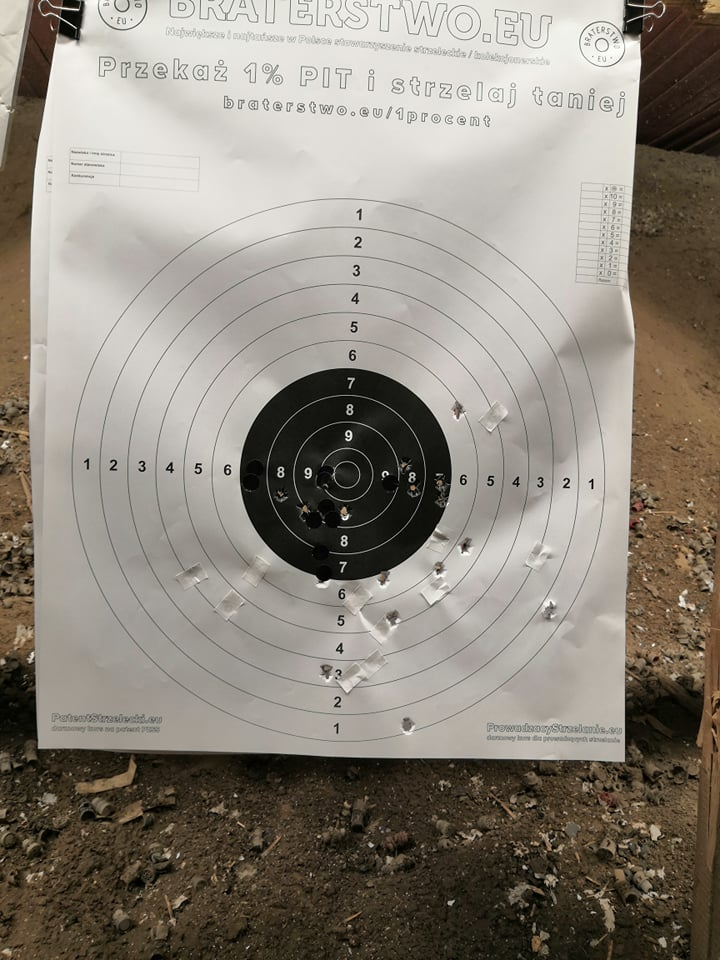
#> input picture resources/images/target.jpg, 720 x 960 px, found by its file name
$ jupyter execute scraps.ipynb
#> lines starting #> are read from the running program, lines starting #| are printed output that depends on the picture
[cell 1]
import cv2
from matplotlib import pyplot as plt
from PIL import ImageFont, ImageDraw, Image

[cell 2]
img = cv2.imread("target.jpg")
#> img is the input picture: shape (960, 720, 3); mean B, G, R 124.5, 134.7, 141.5
img = cv2.cvtColor(img, cv2.COLOR_BGR2RGB)

plt.figure(figsize = (10, 10))
plt.imshow(img)
plt.show()

[cell 3]
font = ImageFont.truetype("roboto.ttf", 32)
image = Image.fromarray(img)
draw = ImageDraw.Draw(image)
draw.text((50, 50), "This is just a test\nAnother line\nOne more", (255,0,0,0), font)
plt.figure(figsize = (10, 10))
plt.imshow(image)
plt.show()
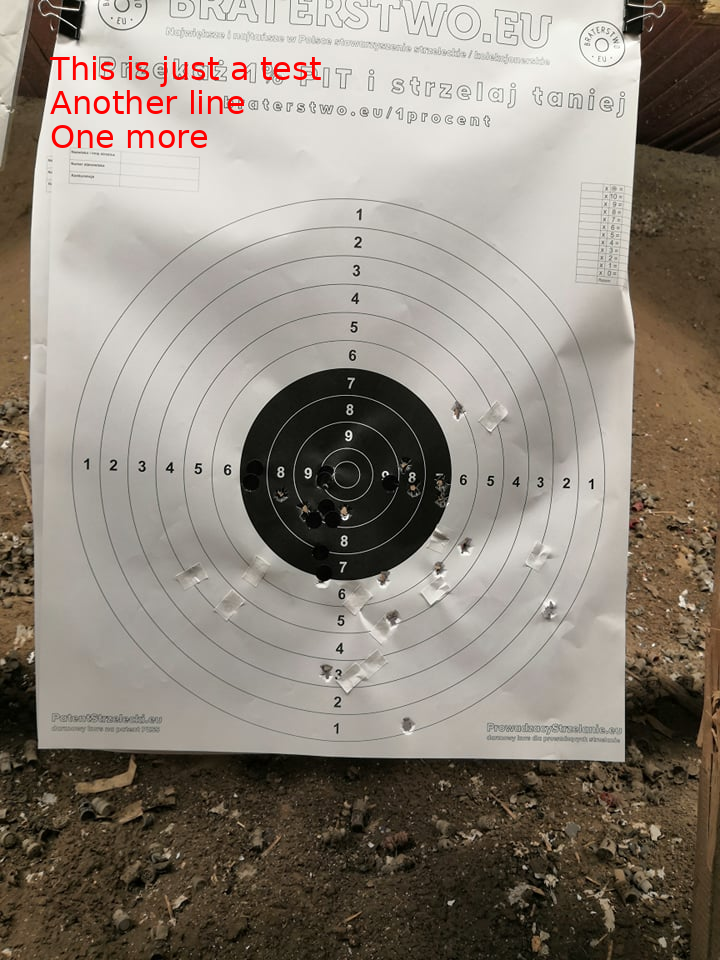
#> shown: shape (960, 720, 3); mean R, G, B 141.7, 133.4, 123.3
